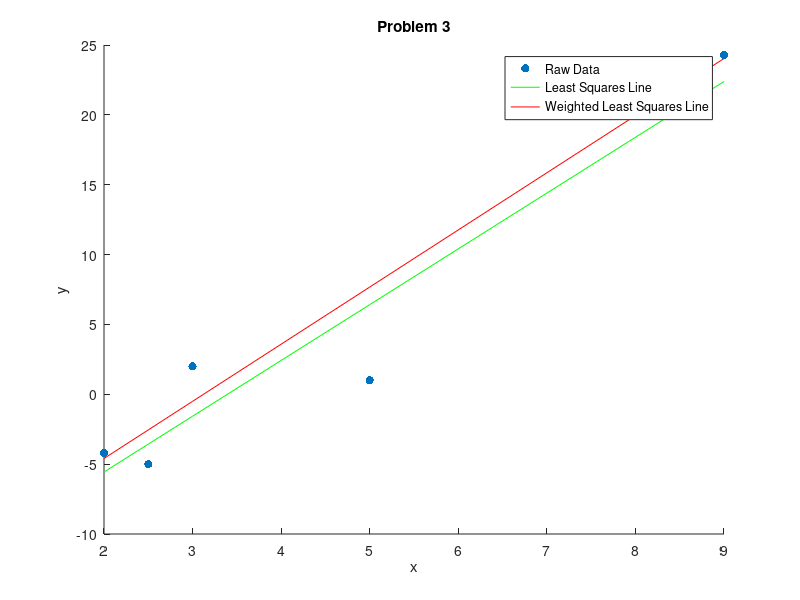

Here is the MATLAB script that generated this plot:
close all
clear all
%% Problem 3
x = [2, 2.5, 3, 5, 9];
y = [-4.2, -5, 2, 1, 24.3];

% a) Make a plot of the data
scatter(x,y,'filled','b');
xlabel('x')
ylabel('y')
title('Problem 3')
hold on

% b) Determine and plot least squares line
% see equations 3.38, 3.37, and 3.36 in the book
A = [];
for i = 1:length(y),
   A(i,1) = x(i); 
   A(i,2) = 1;
end

c = (A'*A)^-1*A'*y'
y_lin = c(1)*x + c(2);
plot(x,y_lin,'g')
legend('Raw Data','Linear Regression')

% c) Assume 1st and last points are most accurate, formulate a weighting
% matrix and compute a weighted least-squares line that fits the data. Plot
% this line
v = [10,1,1,1,10]; %vector with weighting terms
W = diag(v); %create diagonal weighting matrix
c_w = (A'*W*A)^-1*A'*W*y'
y_lin_w = c_w(1)*x + c_w(2);
plot(x,y_lin_w,'r')
legend('Raw Data','Least Squares Line', 'Weighted Least Squares Line')

%% Problem 12
clear all
close all
f = [1, 1, 2, 3, 5, 8, 13];
m = 2;
N = length(f);
% a) Write down the data matrix A and the Grammian A'A using
%       i) the covariance method (assume m = 2)
A_c = [f(m), f(m-1);...
    f(m+1), f(m);...
    f(m+2), f(m+1);...
    f(m+3), f(m+2);...
    f(m+4), f(m+3);...
    f(m+5), f(m+4)]
R_c = A_c'*A_c
%       ii) the autocorrelation method (assume m = 2)
A_a = [f(1), 0;...
    f(m), f(m-1);...
    f(m+1), f(m);...
    f(m+2), f(m+1);...
    f(m+3), f(m+2);...
    f(m+4), f(m+3);...
    f(m+5), f(m+4);...
    0, f(m+5)]
R_a = A_a'*A_a

% b) Determine the least-squares coefficients for the predictor using the
% covariance method
d_c = [1, 2, 3, 5, 8, 13];
h_c = R_c^-1*A_c'*d_c'

% autocorrelation method
d_a = [1, 1, 2, 3, 5, 8, 13, 0];
h_a = R_a^-1*A_a'*d_a'

% c) Find Error
e_c = d_c' - A_c*h_c
e_a = d_a' - A_a*h_a

